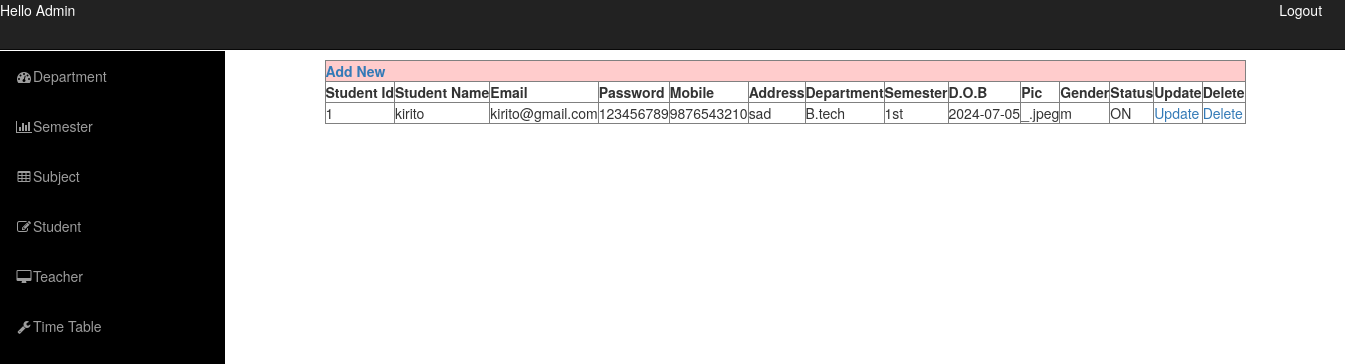
Page /admin/admindashboard.php?info=student (signed in) on the committed database.
### tables this page shows
CREATE TABLE `student` (
  `stu_id` int(11) NOT NULL,
  `name` char(50) NOT NULL,
  `eid` varchar(50) NOT NULL,
  `password` varchar(20) NOT NULL,
  `mob` bigint(20) NOT NULL,
  `address` varchar(1000) NOT NULL,
  `department_id` int(11) NOT NULL,
  `sem_id` int(11) NOT NULL,
  `dob` date NOT NULL,
  `pic` varchar(255) NOT NULL,
  `gender` enum('f','m') NOT NULL,
  `status` varchar(50) NOT NULL,
  `date` date NOT NULL
);

CREATE TABLE `department` (
  `department_id` int(11) NOT NULL,
  `department_name` varchar(50) NOT NULL
);

CREATE TABLE `semester` (
  `sem_id` int(11) NOT NULL,
  `semester_name` varchar(20) DEFAULT NULL,
  `department_id` int(11) NOT NULL
);

### admin/student.php (the view, shortened to what this page needs)
<?php
include('../config.php');
echo "<table border='1' class='danger'>";
echo "<tr class='danger' bgcolor='#FFCCCC'><th colspan='14'><a href='admindashboard.php?info=add_student'>Add New</a></th></tr>";
echo "<Tr><th>Student Id</th><th>Student Name</th><th>Email</th><th>Password</th>
<th>Mobile</th><th>Address</th><th>Department</th><th>Semester</th><th>D.O.B</th>
<th>Pic</th><th>Gender</th><th>Status</th>
<th>Update</th><th>Delete</th></tr>";
	$que=mysqli_query($con,"select *  from student");
	while($res=mysqli_fetch_array($que))
	{
	echo "<Tr>";
	echo "<td>".$res['stu_id']."</td>" ;
	echo "<td>".$res['name']."</td>" ;
	echo "<td>".$res['eid']."</td>" ;
	echo "<td>".$res['password']."</td>" ;
	echo "<td>".$res['mob']."</td>" ;
	echo "<td>".$res['address']."</td>" ;
	$que2=mysqli_query($con,"select *  from department where department_id='".$res['department_id']."'");
	$res2=mysqli_fetch_array($que2);
	echo "<td>".$res2['department_name']."</td>" ;
	$que1=mysqli_query($con,"select *  from semester where sem_id='".$res['sem_id']."'");
	$res1=mysqli_fetch_array($que1);
	echo "<td>".$res1['semester_name']."</td>" ;
	echo "<td>".$res['dob']."</td>" ;
	echo "<td>".$res['pic']."</td>" ;
	echo "<td>".$res['gender']."</td>" ;
	echo "<td>".$res['status']."</td>" ;
	echo "<td><a href='admindashboard.php?info=updatestudent&stu_id=$res[stu_id]'>Update</a></td>";
	?>
<td><a href='javascript:deleteData("<?php echo  $res[stu_id];?>")'>Delete</a></td>
	<?php
	echo "</tr>";
	}
echo "</table>";
?>

### admin/css/sb-admin.css (style rules this page uses)
body { margin-top: 100px; }
@media (min-width:768px) { body { margin-top: 50px; } }

### rows in the picture
student: stu_id "1", name "kirito", eid "kirito@gmail.com", password "123456789", mob "9876543210", address "sad", department.department_name "B.tech", sem.semester_name "1st", dob "2024-07-05", pic "_.jpeg", gender "m", status "ON"
